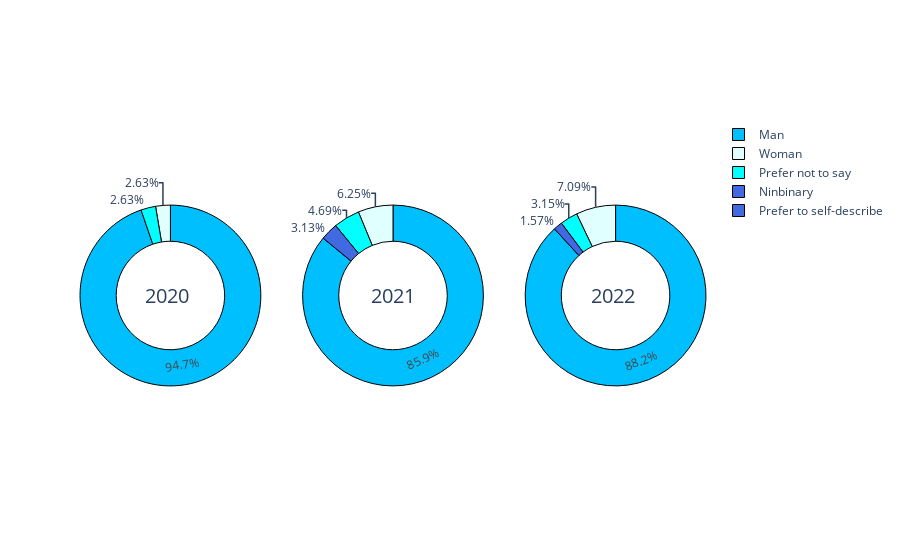

This figure's notebook cell:
### Markdown cell above
#  Gender distribution over the years

### Code cell
colors2 = [' deepskyblue', 'lightcyan', ' cyan ','royalblue'] 
gender20=aged_70_20['Q2'].value_counts(sort=True)
gender21=aged_70_21['Q2'].value_counts(sort=True)
gender22=aged_70_22['Q3'].value_counts(sort=True)
labels1=['Man'	,'Woman','Prefer not to say']
labels2=['Man'	,'Woman','Prefer not to say','Ninbinary']
labels3=['Man'	,'Woman','Prefer not to say','Prefer to self-describe']
fig = make_subplots(rows=1, cols=3, specs=[[{'type':'domain'}, {'type':'domain'},{'type':'domain'}]])
fig.add_trace(go.Pie(labels=labels1, values=gender20.values, name="2020",marker=dict(colors=colors2)),
              1, 1)
fig.add_trace(go.Pie(labels=labels2, values=gender21.values, name="2021",marker=dict(colors=colors2)),
              1, 2)
fig.add_trace(go.Pie(labels=labels3, values=gender22.values, name="2022",marker=dict(colors=colors2)),
              1, 3)
fig.data[0].marker.line.width = 1
fig.data[0].marker.line.color = "black"
fig.data[1].marker.line.width = 1
fig.data[1].marker.line.color = "black"
fig.data[2].marker.line.width = 1
fig.data[2].marker.line.color = "black"
fig.update_layout(
    # Add annotations in the center of the donut pies.
    annotations=[dict(text='2020', x=0.10, y=0.5, font_size=20, showarrow=False),
                 dict(text='2021', x=0.5, y=0.5, font_size=20, showarrow=False),
                 dict(text='2022', x=0.89, y=0.5, font_size=20, showarrow=False)])
# Use `hole` to create a donut-like pie chart
fig.update_traces(hole=.6, hoverinfo="label+percent+name")

fig.show()

### Figure 1 — Plotly figure (JSON) as saved in the notebook; plotly's stock layout.template omitted (floating-point values rounded to 4 significant figures)
{"data": [{"domain": {"x": [0.0, 0.2889], "y": [0.0, 1.0]}, "hole": 0.6, "hoverinfo": "label+percent+name", "labels": ["Man", "Woman", "Prefer not to say"], "marker": {"colors": [" deepskyblue", "lightcyan", " cyan ", "royalblue"], "line": {"color": "black", "width": 1}}, "name": "2020", "type": "pie", "values": [72, 2, 2]}, {"domain": {"x": [0.3556, 0.6444], "y": [0.0, 1.0]}, "hole": 0.6, "hoverinfo": "label+percent+name", "labels": ["Man", "Woman", "Prefer not to say", "Ninbinary"], "marker": {"colors": [" deepskyblue", "lightcyan", " cyan ", "royalblue"], "line": {"color": "black", "width": 1}}, "name": "2021", "type": "pie", "values": [110, 8, 6, 4]}, {"domain": {"x": [0.7111, 1.0], "y": [0.0, 1.0]}, "hole": 0.6, "hoverinfo": "label+percent+name", "labels": ["Man", "Woman", "Prefer not to say", "Prefer to self-describe"], "marker": {"colors": [" deepskyblue", "lightcyan", " cyan ", "royalblue"], "line": {"color": "black", "width": 1}}, "name": "2022", "type": "pie", "values": [112, 9, 4, 2]}], "layout": {"annotations": [{"font": {"size": 20}, "showarrow": false, "text": "2020", "x": 0.1, "y": 0.5}, {"font": {"size": 20}, "showarrow": false, "text": "2021", "x": 0.5, "y": 0.5}, {"font": {"size": 20}, "showarrow": false, "text": "2022", "x": 0.89, "y": 0.5}]}}
